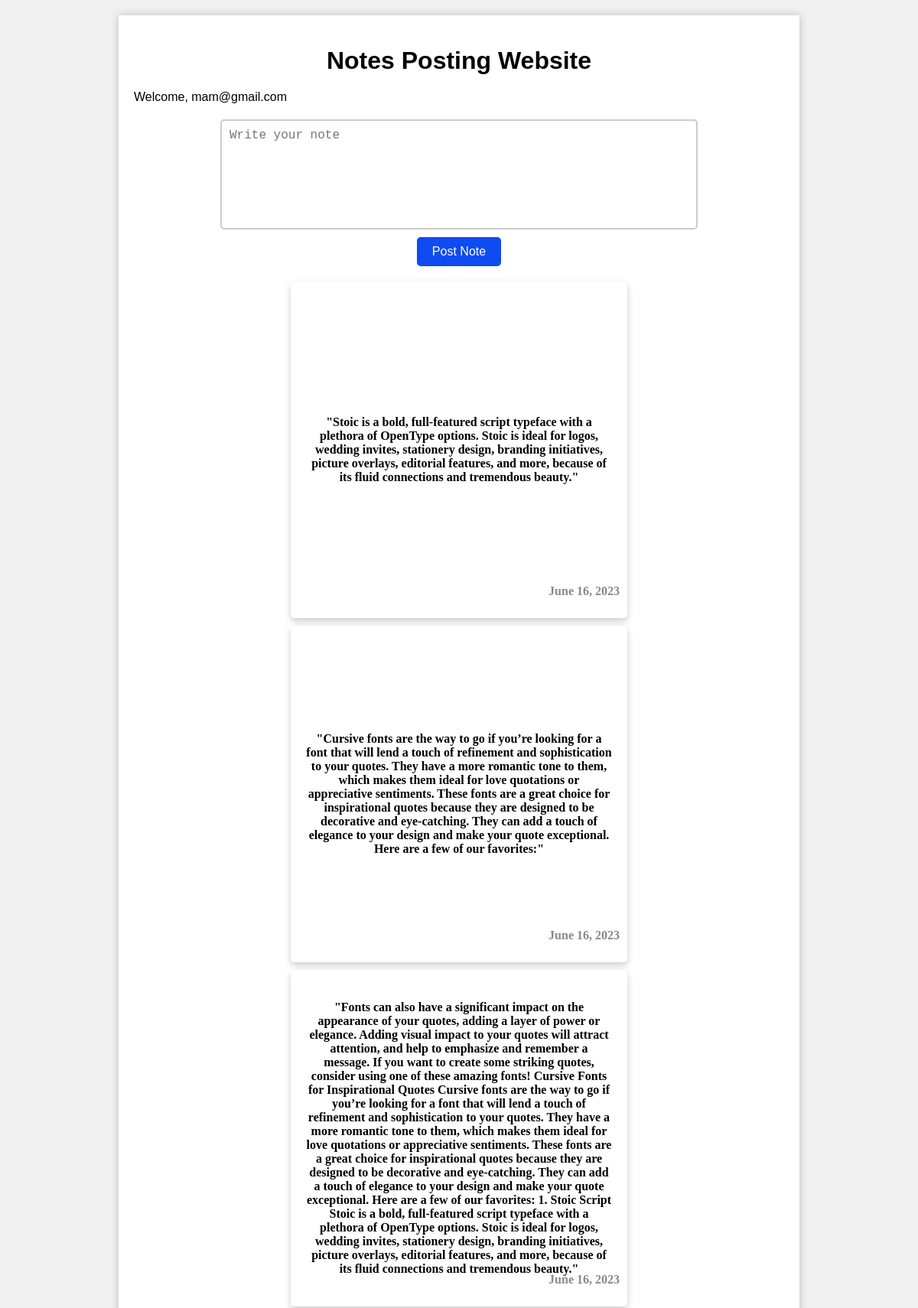
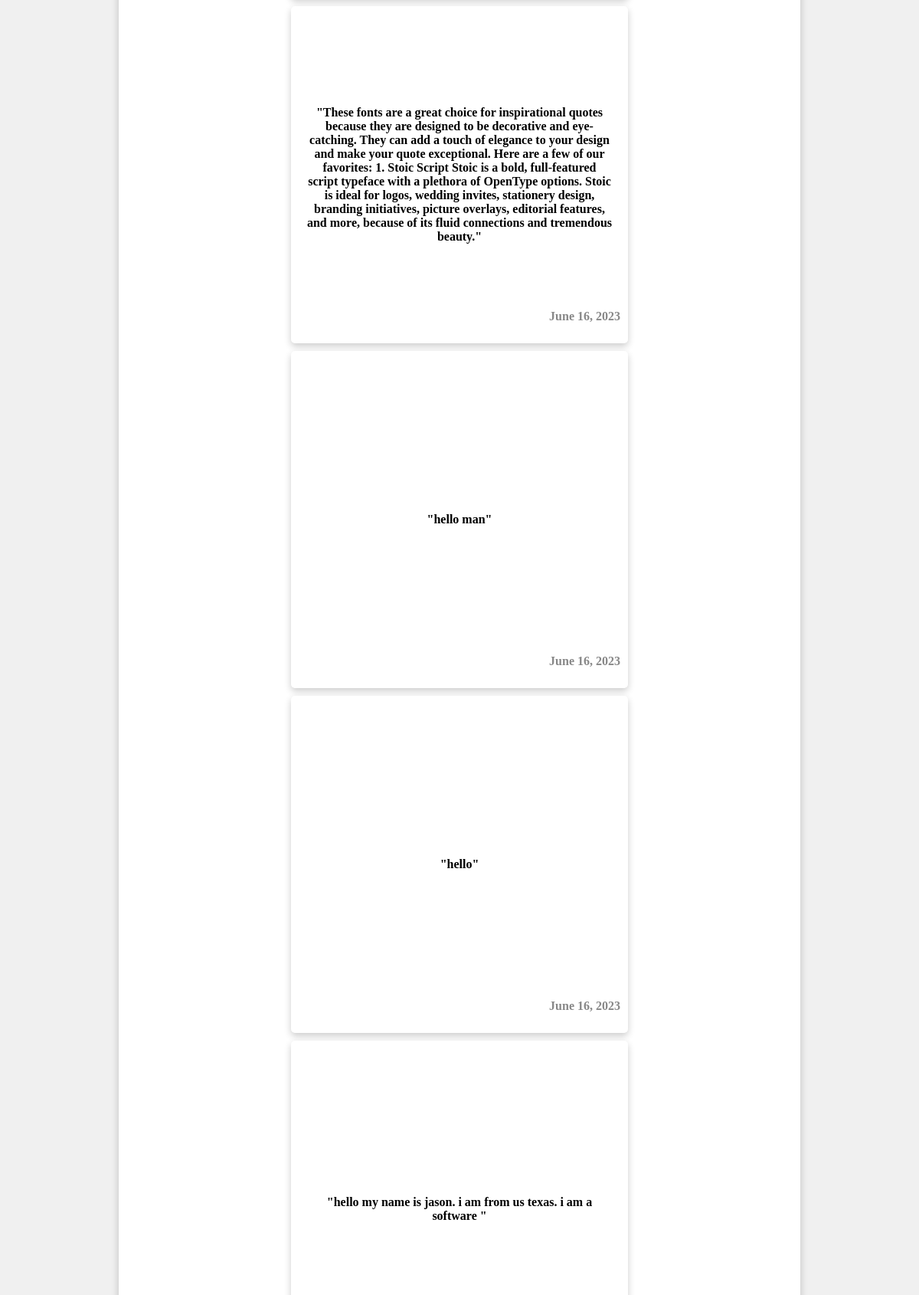
The page / (signed in, upper part) on the database its author committed (2 pictures, top to bottom).
### my_app/models.py (models this page shows, shortened)
class Note(models.Model):
    user = models.ForeignKey(User, on_delete=models.CASCADE)
    content = models.TextField()
    timestamp = models.DateTimeField(auto_now_add=True)

### my_app/views.py (the view)
# urls.py: path('', views.home, name='home'),
@login_required(login_url='/login/')
def home(request):
    if request.method == 'POST':
        note_content = request.POST.get('note_content')
        if note_content:
            Note.objects.create(user=request.user, content=note_content)
        return redirect('home')  # Redirect to the home page after submitting the note
    notes = Note.objects.order_by('-timestamp')  # Fetch all notes ordered by timestamp
    paginator = Paginator(notes, 25)  # Display 5 notes per page
    page_number = request.GET.get('page')  # Get the current page number from the request's query parameters
    page_obj = paginator.get_page(page_number)  # Get the Page object for the current page
    context = {
        'page_obj': page_obj
    }
    return render(request, 'index.html', context)

### templates/index.html (shortened to what this page needs)
<!DOCTYPE html>
<html>
<head>
  <link rel="stylesheet" href="/static/css/index-style.css">
</head>
<body>
  <div class="container">
    <h1>Notes Posting Website</h1>
    <div class="user-email">
      {% if user.is_authenticated %}
        Welcome, {{ user.email }}
      {% endif %}
    </div>
    <div class="notes-section">
      <form class="note-form" method="POST" action="{% url 'home' %}" onsubmit="return validateForm()">
        <textarea class="note-input" id="note-input" name="note_content" placeholder="Write your note"></textarea>
        <button class="submit-button" type="submit">Post Note</button>
      </form>
      <div class="note-cards">
        {% for note in page_obj %}
        <div class="note-card">
          <p>"{{ note.content }}"</p>
          <p class="note-timestamp">{{ note.timestamp|date }}</p>
        </div>
        {% endfor %}
      </div>
    </div>
  </div>
</body>
</html>

### static/css/index-style.css (style rules this page uses)
body { font-family: Arial, sans-serif; margin: 0; padding: 0; background-color: #f0f0f0; }
.container { max-width: 850px; margin: 20px auto; padding: 20px; background-color: #fff; box-shadow: 0 0 10px rgba(0, 0, 0, 0.2); }
h1 { text-align: center; margin-bottom: 20px; }
.notes-section { margin-top: 20px; }
.note-form { display: flex; flex-direction: column; align-items: center; margin-bottom: 20px; }
.note-input { width: 100%; max-width: 600px; height: 120px; resize: none; border: 2px solid #ccc; border-radius: 5px; padding: 10px; font-size: 16px; margin-bottom: 10px; }
.submit-button { padding: 10px 20px; background-color: #0e4bf1; color: #fff; font-size: 16px; border: none; border-radius: 5px; cursor: pointer; }
.note-card { background-color: #fff; box-shadow: 0 4px 10px rgba(0, 0, 0, 0.2); border-radius: 5px; padding: 20px; margin-bottom: 20px; width: 400px; height: 400px; margin: 0 auto; display: flex; flex-direction: column; justify-content: center; position: relative; margin-top: 10px; overflow: hidden; }
.note-card p { font-family: "Stoic Script", cursive; font-weight: bold; font-size: 16px; text-align: center; overflow: auto; max-height: 100%; }
.note-timestamp { font-size: 14px; color: #888; position: absolute; bottom: 10px; right: 10px; }

### rows shown on the page
Note: content "Stoic is a bold, full-featured script typeface with a plethora of OpenType options. Stoic is ideal for logos, wedding invites, stationery design, branding initiatives, picture overlays, editorial features, and more, because of its fluid connections and tremendous beauty.", timestamp "June 16, 2023"
Note: content "Cursive fonts are the way to go if you’re looking for a font that will lend a touch of refinement and sophistication to your quotes. They have a more romantic tone to them, which makes them ideal for love quotations or appreciative sentiments. These fonts are a great choice for inspirational quotes because they are designed to be decorative and eye-catching. They can add a touch of elegance to your design and make your quote exceptional. Here are a few of our favorites:", timestamp "June 16, 2023"
Note: content "Fonts can also have a significant impact on the appearance of your quotes, adding a layer of power or elegance. Adding visual impact to your quotes will attract attention, and help to emphasize and remember a message. If you want to create some striking quotes, consider using one of these amazing fonts! Cursive Fonts for Inspirational Quotes Cursive fonts are the way to go if you’re looking for a font that will lend a touch of refinement and sophistication to your quotes. They have a more romantic tone to them, which makes them ideal for love quotations or appreciative sentiments. These fonts are a great choice for inspirational quotes because they are designed to be decorative and…", timestamp "June 16, 2023"
Note: content "These fonts are a great choice for inspirational quotes because they are designed to be decorative and eye-catching. They can add a touch of elegance to your design and make your quote exceptional. Here are a few of our favorites: 1. Stoic Script Stoic is a bold, full-featured script typeface with a plethora of OpenType options. Stoic is ideal for logos, wedding invites, stationery design, branding initiatives, picture overlays, editorial features, and more, because of its fluid connections and tremendous beauty.", timestamp "June 16, 2023"
Note: content "hello man", timestamp "June 16, 2023"
Note: content "hello", timestamp "June 16, 2023"
Note: content "hello my name is jason. i am from us texas. i am a software"

### other values the page prints
{{ user.email }} "mam@gmail.com"
